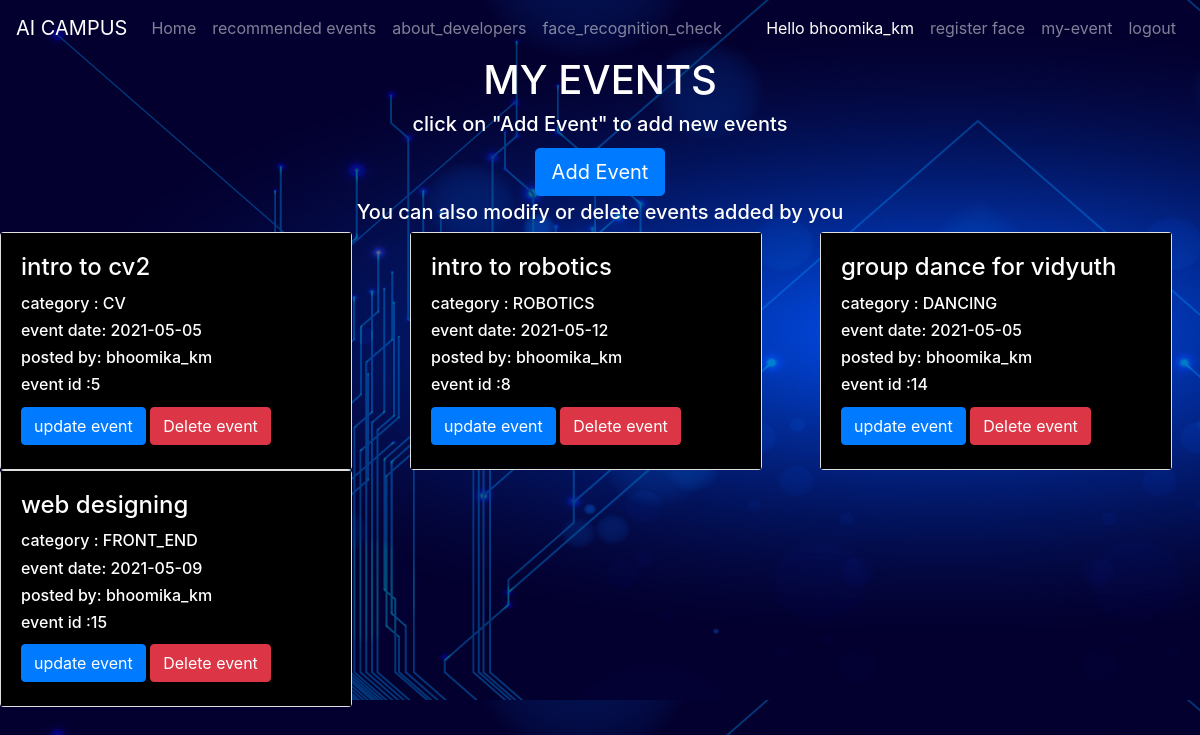
Screenshot of /my_events (signed in) with the database file from the repository.
### project/models.py (models this page shows, shortened)
class user(db.Model,UserMixin):
    __tablename__ = 'user'
    id=db.Column(db.Integer(), primary_key=True)
    username = db.Column(db.String(length=30),nullable=False,unique=True)
    phone_number=db.Column(db.Integer(),nullable=False,unique=True)
    email_address = db.Column(db.String(length=50), nullable=False, unique=True)
    password_hash= db.Column(db.String(length=60), nullable=False)
    is_admin = db.Column(db.Integer(), nullable=False, default=0)
    addevents = db.Column(db.Integer(), nullable=False, default=0)
    events=db.relationship('events',backref='author',lazy=True)
    @property
    def password(self):
        return self.password

class events(db.Model,UserMixin):
    event_id = db.Column(db.Integer(), primary_key=True)
    eventname = db.Column(db.String(length=30),nullable=False)
    eventcategory = db.Column(db.String(length=30), nullable=False)
    event_date = db.Column(db.String(20))
    event_description=db.Column(db.Text,nullable=False)
    image_file=db.Column(db.String(20),nullable=False,default='default.jpg')
    register_link = db.Column(db.Text)
    user_id = db.Column(db.Integer,db.ForeignKey('user.id'),nullable=False)

### project/events/routes.py (the view)
@events_bp.route('/my_events')
@login_required
def my_events():
    my_events_list=[]
    events_list = events.query.all()
    for event in events_list:
        if event.user_id==current_user.id:
            my_events_list.append(event)
    return render_template("my_events.html",my_events_list=my_events_list)

### project/models.py (called while the page is built)
@login_manager.user_loader
def load_user(user_id):
    return user.query.get(int(user_id))

### project/templates/my_events.html (shortened to what this page needs)
{% extends 'base.html' %}
{% block content %}
<div class="text-center">
        <h1>  MY EVENTS </h1>
    <h5>click on "Add Event" to add new events </h5> <a class="btn btn-primary btn-lg mt-1 mb-1" href="{{ url_for('events_bp.add_events') }}"> Add Event</a>
    <h5>You can also modify or delete events added by you </h5>
</div>
<div class="row">
        {% for event in my_events_list %}
                <div class="col-4">
                    <div class="card " style="width: 22rem ;">
                    <div class="card-body" style="background-color:black";>
                        <h4 class="card-title">{{ event.eventname }}</h4>
                          <h6> category : {{ event.eventcategory }}</h6>
                        <h6>event date: {{ event.event_date }} </h6>
                        <h6>posted by: {{current_user.username}}</h6>
                        <h6> event id :{{ event.event_id }} </h6>
                        <a href="{{ url_for('events_bp.modify_event',event_id= event.event_id) }}" class="btn btn-primary  mt-1 mb-1">update event</a>
                        <button type="'button" class="btn btn-danger btn1" data-toggle="modal" data-target="#deleteModal-{{ event.event_id }}">Delete event</button>
                    </div>
                    </div>
                </div>
        {% endfor%}
        </div>
{% endblock %}

### project/templates/base.html (shortened to what this page needs)
<!doctype html>
<html lang="en">
   <head>
      <link rel="stylesheet" href="https://cdn.jsdelivr.net/npm/bootstrap@4.5.3/dist/css/bootstrap.min.css">
   </head>
   <body>
      <nav class="navbar navbar-expand-md navbar-dark bg-dark">
       <a class="navbar-brand" href="#">AI CAMPUS</a>
        <div class="collapse navbar-collapse" id="navbarNav">
                <ul class="navbar-nav mr-auto">
                    <li class="nav-item ">
                        <a class="nav-link" href="{{ url_for('main.home_page') }}">Home <span class="sr-only">(current)</span></a>
                    </li>
                    <li class="nav-item">
                        <a class="nav-link" href="{{ url_for('events_bp.event_page') }}"> recommended events</a>
                    </li>
                    <li class="nav-item">
                        <a class="nav-link" href="{{ url_for('main.about_developers') }}"> about_developers</a>
                    </li>
                    <li class="nav-item">
                        <a class="nav-link" href="{{ url_for('users.face_recognition_check') }}"> face_recognition_check</a>
                    </li>
                </ul>
                {% if current_user.is_authenticated %}
                   <ul class="navbar-nav">
                        <li class="nav-item active">
                        <a class="nav-link" >Hello {{current_user.username}} </a>
                        </li>
                       <li class="nav-item ">
                            {% if current_user.is_authenticated %}
                                <a class="nav-link" href="{{ url_for('users.face_register') }}">register face </a>
                            {% endif %}
                       </li>
                       <li class="nav-item ">
                       {% if current_user.addevents  %}
                                <a class="nav-link" href="{{ url_for('events_bp.my_events') }}"> my-event</a>
                            {% endif %}
                       </li>
                       <br>
                    <li class="nav-item">
                        <a class="nav-link" href="{{ url_for('users.logout_page') }}">logout</a>
                    </li>
                </ul>
                {% endif %}
        </div>
    </nav>
      {% block content %}
      {% endblock %}
   </body>
</html>

### project/templates/my_events.html (style rules this page uses)
h1,p,h5,h4,h6 { color:white }

### rows the page displays
user: username "bhoomika_km"
events: eventname "intro to cv2", eventcategory "CV", event_date "2021-05-05", event_id "5"
events: eventname "intro to robotics", eventcategory "ROBOTICS", event_date "2021-05-12", event_id "8"
events: eventname "group dance for vidyuth", eventcategory "DANCING", event_date "2021-05-05", event_id "14"
events: eventname "web designing", eventcategory "FRONT_END", event_date "2021-05-09", event_id "15"
